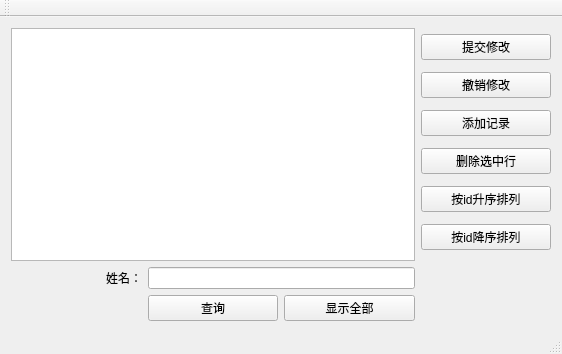
<?xml version="1.0" encoding="UTF-8"?>
<ui version="4.0">
 <class>MainWindow</class>
 <widget class="QMainWindow" name="MainWindow">
  <property name="geometry">
   <rect>
    <x>0</x>
    <y>0</y>
    <width>562</width>
    <height>354</height>
   </rect>
  </property>
  <property name="windowTitle">
   <string>MainWindow</string>
  </property>
  <widget class="QWidget" name="centralWidget">
   <layout class="QGridLayout" name="gridLayout">
    <item row="0" column="0" colspan="3">
     <widget class="QTableView" name="tableView"/>
    </item>
    <item row="0" column="3">
     <layout class="QVBoxLayout" name="verticalLayout">
      <item>
       <widget class="QPushButton" name="putChangeButton">
        <property name="text">
         <string>提交修改</string>
        </property>
       </widget>
      </item>
      <item>
       <widget class="QPushButton" name="cancleChangeButton">
        <property name="text">
         <string>撤销修改</string>
        </property>
       </widget>
      </item>
      <item>
       <widget class="QPushButton" name="insertButton">
        <property name="text">
         <string>添加记录</string>
        </property>
       </widget>
      </item>
      <item>
       <widget class="QPushButton" name="deleteButton">
        <property name="text">
         <string>删除选中行</string>
        </property>
       </widget>
      </item>
      <item>
       <widget class="QPushButton" name="upbyidButton">
        <property name="text">
         <string>按id升序排列</string>
        </property>
       </widget>
      </item>
      <item>
       <widget class="QPushButton" name="downbyidButton">
        <property name="text">
         <string>按id降序排列</string>
        </property>
       </widget>
      </item>
     </layout>
    </item>
    <item row="1" column="0">
     <widget class="QLabel" name="label">
      <property name="text">
       <string>姓名：</string>
      </property>
      <property name="alignment">
       <set>Qt::AlignRight|Qt::AlignTrailing|Qt::AlignVCenter</set>
      </property>
     </widget>
    </item>
    <item row="1" column="1" colspan="2">
     <widget class="QLineEdit" name="lineEdit"/>
    </item>
    <item row="2" column="1">
     <widget class="QPushButton" name="selectButton">
      <property name="text">
       <string>查询</string>
      </property>
     </widget>
    </item>
    <item row="2" column="2">
     <widget class="QPushButton" name="showAllButton">
      <property name="text">
       <string>显示全部</string>
      </property>
     </widget>
    </item>
   </layout>
  </widget>
  <widget class="QMenuBar" name="menuBar">
   <property name="geometry">
    <rect>
     <x>0</x>
     <y>0</y>
     <width>562</width>
     <height>23</height>
    </rect>
   </property>
  </widget>
  <widget class="QToolBar" name="mainToolBar">
   <attribute name="toolBarArea">
    <enum>TopToolBarArea</enum>
   </attribute>
   <attribute name="toolBarBreak">
    <bool>false</bool>
   </attribute>
  </widget>
  <widget class="QStatusBar" name="statusBar"/>
 </widget>
 <layoutdefault spacing="6" margin="11"/>
 <resources/>
 <connections/>
</ui>
